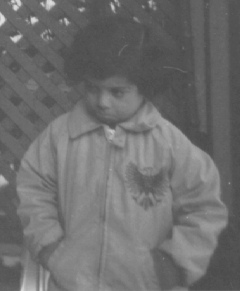
%> input picture Lec+Lab_2 Image Histogramm/Lab_2/pout.jpg, 240 x 291 px
$ octave Lab2.m   (GNU Octave 9; MATLAB toolbox functions it lacks are replaced by stand-ins)
%> lines starting %> are read from the running program, lines starting %| are printed output that depends on the picture; in (x1, y1, x2, y2) boxes, pixels count from 0 and x2, y2 are one past the last pixel; in counts of white or black regions, pixels touching at a corner belong together; the program's own positions count from 1
clear all
clc

im = imread('pout.jpg');
%> im is the input picture: size 291x240x3 uint8; min 74, max 225, mean 110.3
%imtool(monkey)

gray_image = rgb2gray(im);
binary_image = im2bw(gray_image);
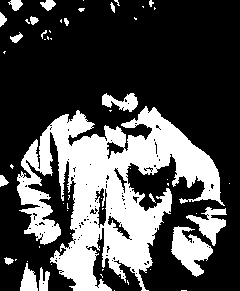
%> binary_image: size 291x240 logical; 30.1% white; 56 white regions (38 under 20 px), largest, box (x1, y1, x2, y2) and area: (17, 106, 225, 291) 17579, (171, 226, 213, 277) 1134, (186, 207, 227, 246) 655

figure
subplot(4,2,1)
imshow(im)
subplot(4,2,2)
imhist(im)

subplot(4,2,3)
imshow(gray_image);
subplot(4,2,4)
imhist(gray_image)

subplot(4,2,5)
imshow(binary_image);
subplot(4,2,6)
imhist(binary_image)

f=im;
fc0 = f(1:end/2, 1:end/2, :);
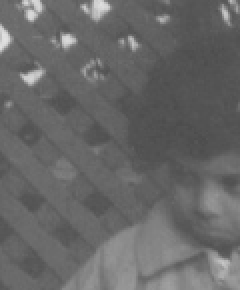
%> fc0: size 145x120x3 uint8 (shown 2 times larger); min 76, max 225, mean 103.7
subplot(4,2,7)
imshow(fc0);
subplot(4,2,8)
imhist(fc0)
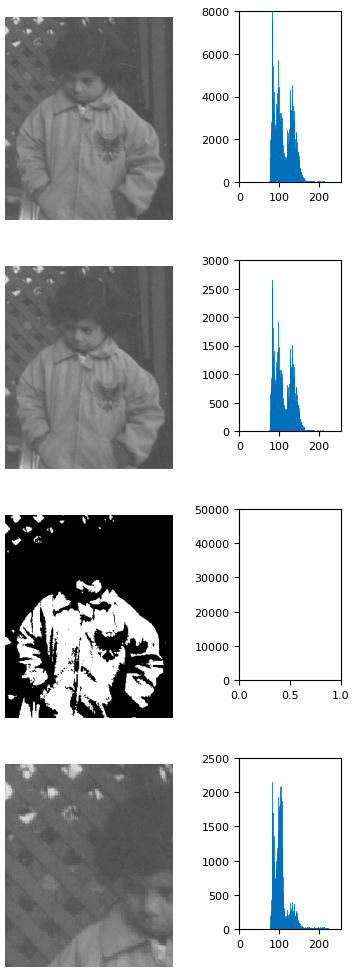
%> figure redrawn from the program's plot data, 8 panels
